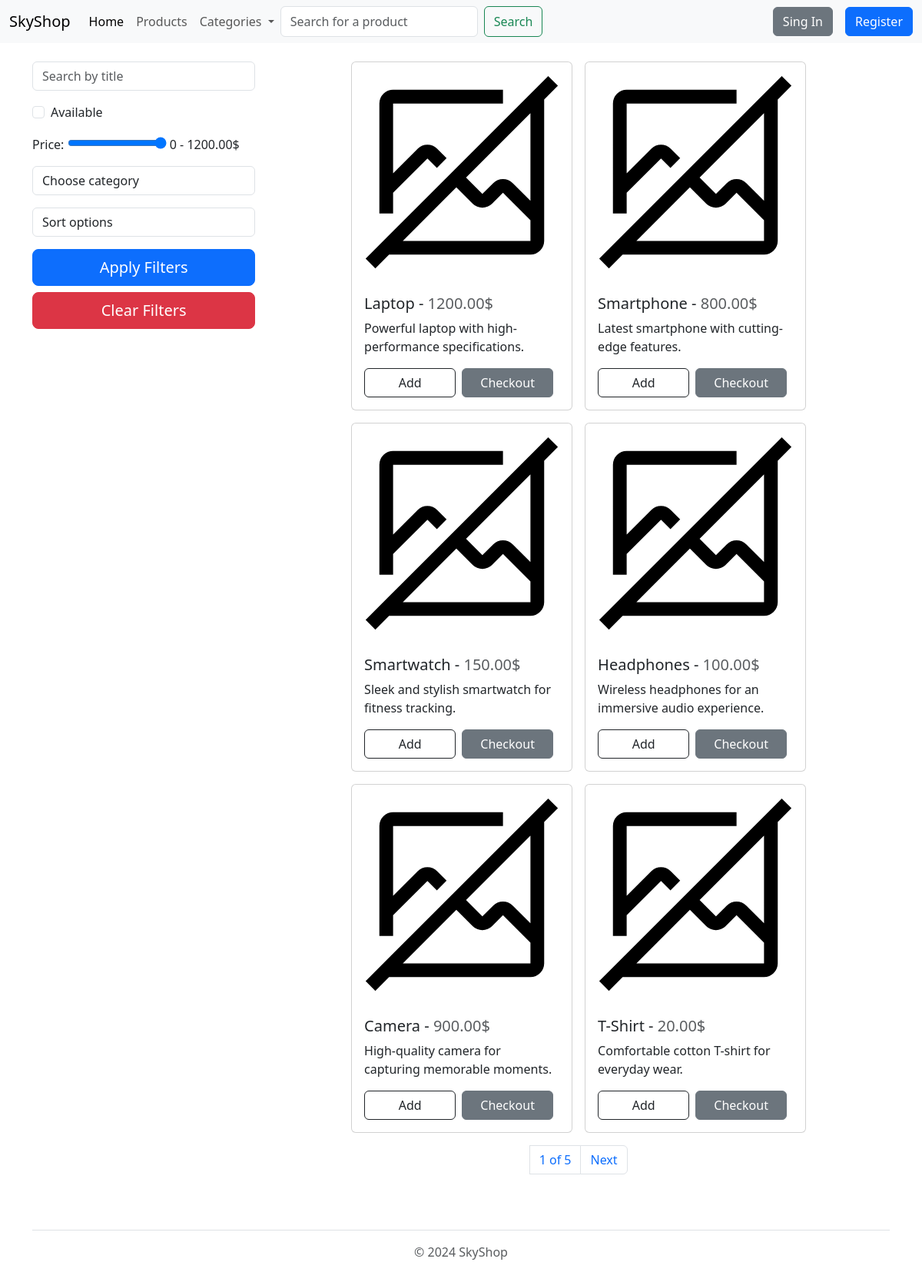
Screenshot of /products/ with the database file from the repository.
### store/models.py (models this page shows, shortened)
class Product(models.Model):
    title = models.CharField(max_length=100, unique=True)
    description = models.TextField()
    price = models.DecimalField(max_digits=10, decimal_places=2)
    category = models.ForeignKey(Category, on_delete=models.CASCADE)
    image = models.ImageField(upload_to='products', null=True, blank=True)
    quantity = models.PositiveIntegerField()
    discount = models.PositiveIntegerField(null=True, blank=True)
    sales_count = models.PositiveIntegerField(default=0)

### store/views.py (the view)
# urls.py: path('products/', ProductListView.as_view(), name='products'),
class ProductListView(ListView):
    template_name = 'products.html'
    queryset = Product.objects.all()
    paginate_by = 6
    def get_context_data(self, **kwargs: Any) -> dict[str, Any]:
        context = super().get_context_data(**kwargs)
        context['max_price'] = Product.objects.all().order_by(
            '-price').first().price
        return context
    def get_filter_data(self):
        if self.request.GET:
            title = self.request.GET.get('search')
            sort_type = self.request.GET.get('sort')
            available = self.request.GET.get('available')
            price_range = self.request.GET.get('price_range')
            category = self.request.GET.get('category')
            queryset = Product.objects.all()
            if title:
                queryset = queryset.filter(title__icontains=title)
            if sort_type == 'price_asc':
                queryset = queryset.order_by('price')
            elif sort_type == 'price_desc':
                queryset = queryset.order_by('-price')
            elif sort_type == 'popularity':
                queryset = queryset.order_by('-sales_count')
            if category:
                queryset = queryset.filter(category__id=category)
            if available:
                queryset = queryset.filter(price__gt=0)
            if price_range:
                queryset = queryset.filter(price__lte=price_range)
            if category:
                queryset = queryset.filter(category_id=category)
        else:
            queryset = Product.objects.all()
        return queryset
    def get(self, request: HttpRequest, *args: Any, **kwargs: Any) -> HttpResponse:
        filtered_queryset = self.get_filter_data()
        self.queryset = filtered_queryset
        return super().get(request, *args, **kwargs)

### store/context_processor.py (called while the page is built)
def categories_context(request):
    categories = Category.objects.all()
    return {'categories': categories}

### store/templates/products.html (shortened to what this page needs)
{% extends 'base.html' %}
{% load static %}
{% block content %}
<div class="d-flex w-100 justify-content-md-start gap-3">
    <div class="pt-4" style="width: 300px;">
        <form method="GET" class="d-flex flex-column  gap-3">
            <input type="text" name="search" placeholder="Search by title" class="form-control">
            <div class="form-check">
                <input name="available" class="form-check-input" type="checkbox" value="True" id="defaultCheck1">
                <label class="form-check-label" for="defaultCheck1">
                    Available
                </label>
            </div>
            <div data-role="rangeslider">
                <label for="price_range">Price:</label>
                <input type="range" name="price_range" id="price_min" value="{{max_price}}" min="0" max="{{ max_price }}">
                <output for="price_range" id="price_output"> 0 - {{ max_price }}$</output>
            </div>
            <select class="form-control" name="category">
                <option value="">Choose category</option>
            </select>
            <select class="form-control" name="sort">
                <option value="">Sort options</option>
            </select>
            <button type="submit" class="btn btn-primary btn-lg btn-block w-100">Apply Filters</button>
        </form>
        <a href="{% url 'products' %}" class="btn btn-danger btn-lg btn-block w-100 mt-2">Clear Filters</a>
    </div>
    <div class="w-75 d-flex justify-content-center align-items-center flex-column gap-3">
        <div class="d-flex w-100 justify-content-center align-items-center flex-shrink-1 flex-wrap gap-3 pt-4">
            {% if object_list %}
                {% for product in object_list %}
                    <div class="card" style="width: 18rem;">
                        <img src="{% if product.image %}{{ product.image.url }}{% else %}{% static 'images/no-image.svg' %}{% endif %}" class="card-img-top" alt="...">
                        <div class="card-body">
                            <h5 class="card-title">{{ product.title }} - <span class="text-muted">{{ product.price }}$</span></h5>
                            <p class="card-text">{{ product.description }}</p>
                            <div class="d-grid gap-2 d-md-flex justify-content-md-start">
                                <button class="btn btn-outline-dark w-50" type="button">Add</button>
                                <a class="btn btn-secondary me-md-2 w-50" type="button" href="{% url 'products' pk=product.id %}">Checkout</a>
                            </div>
                        </div>
                    </div>
                    {% endfor %}
                </div>
                <nav aria-label="Page navigation example">
                    <ul class="pagination justify-content-center">
                        <li class="page-item"><a class="page-link">{{ page_obj.number }} of {{ page_obj.paginator.num_pages }}</a></li>
                        <li class="page-item">
                        {% if page_obj.has_next %}
                        <a class="page-link" href="?page={{ page_obj.next_page_number }}">Next</a>
                        {% endif %}
                        </li>
                    </ul>
                    </nav>
            {% else %}
                    <h1>No products available</h1>
            {% endif %}
    </div>
</div>
{% endblock %}

### rows the page displays
Product: price_range "1200", price "1200.00", title "Laptop", description "Powerful laptop with high-performance specifications."
Product: title "Smartphone", price "800.00", description "Latest smartphone with cutting-edge features."
Product: title "Smartwatch", price "150.00", description "Sleek and stylish smartwatch for fitness tracking."
Product: title "Headphones", price "100.00", description "Wireless headphones for an immersive audio experience."
Product: title "Camera", price "900.00", description "High-quality camera for capturing memorable moments."
Product: title "T-Shirt", price "20.00", description "Comfortable cotton T-shirt for everyday wear."

### other values shown
{{ page_obj.number }} "1"
{{ page_obj.paginator.num_pages }} "5"
